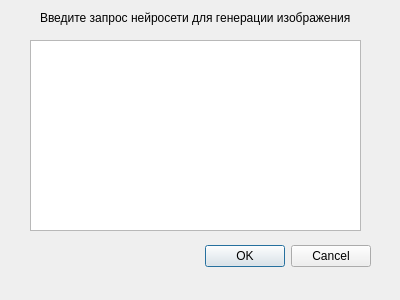
<?xml version="1.0" encoding="UTF-8"?>
<ui version="4.0">
 <class>Dialog</class>
 <widget class="QDialog" name="Dialog">
  <property name="geometry">
   <rect>
    <x>0</x>
    <y>0</y>
    <width>400</width>
    <height>300</height>
   </rect>
  </property>
  <property name="windowTitle">
   <string>Dialog</string>
  </property>
  <widget class="QDialogButtonBox" name="buttonBox">
   <property name="geometry">
    <rect>
     <x>30</x>
     <y>240</y>
     <width>341</width>
     <height>32</height>
    </rect>
   </property>
   <property name="orientation">
    <enum>Qt::Orientation::Horizontal</enum>
   </property>
   <property name="standardButtons">
    <set>QDialogButtonBox::StandardButton::Cancel|QDialogButtonBox::StandardButton::Ok</set>
   </property>
  </widget>
  <widget class="QTextEdit" name="textEdit">
   <property name="geometry">
    <rect>
     <x>30</x>
     <y>40</y>
     <width>331</width>
     <height>191</height>
    </rect>
   </property>
  </widget>
  <widget class="QLabel" name="label">
   <property name="geometry">
    <rect>
     <x>40</x>
     <y>10</y>
     <width>321</width>
     <height>16</height>
    </rect>
   </property>
   <property name="text">
    <string>Введите запрос нейросети для генерации изображения</string>
   </property>
  </widget>
 </widget>
 <resources/>
 <connections>
  <connection>
   <sender>buttonBox</sender>
   <signal>accepted()</signal>
   <receiver>Dialog</receiver>
   <slot>accept()</slot>
   <hints>
    <hint type="sourcelabel">
     <x>248</x>
     <y>254</y>
    </hint>
    <hint type="destinationlabel">
     <x>157</x>
     <y>274</y>
    </hint>
   </hints>
  </connection>
  <connection>
   <sender>buttonBox</sender>
   <signal>rejected()</signal>
   <receiver>Dialog</receiver>
   <slot>reject()</slot>
   <hints>
    <hint type="sourcelabel">
     <x>316</x>
     <y>260</y>
    </hint>
    <hint type="destinationlabel">
     <x>286</x>
     <y>274</y>
    </hint>
   </hints>
  </connection>
 </connections>
</ui>
